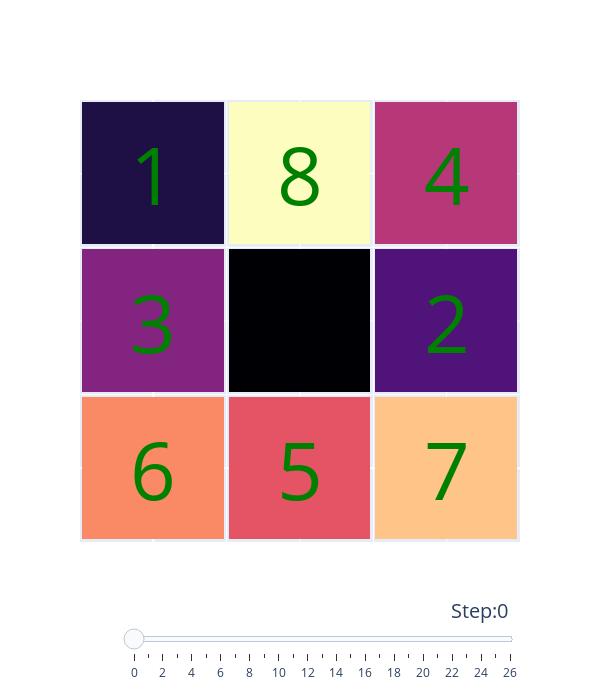

Notebook code for this chart:
### Code cell
while True:
    iplot(fig)
    time.sleep(600*len(l)//1000+1)
    clear_output(wait=True)

### Figure 1 — Plotly figure (JSON) as saved in the notebook; plotly's stock layout.template omitted (floating-point values rounded to 4 significant figures)
{"data": [{"colorscale": [[0, "#000004"], [0.1111, "#180f3d"], [0.2222, "#440f76"], [0.3333, "#721f81"], [0.4444, "#9e2f7f"], [0.5556, "#cd4071"], [0.6667, "#f1605d"], [0.7778, "#fd9668"], [0.8889, "#feca8d"], [1, "#fcfdbf"]], "showscale": false, "type": "heatmap", "x": [0, 1, 2], "xgap": 5, "y": [0, 1, 2], "ygap": 5, "z": [[6, 5, 7], [3, 0, 2], [1, 8, 4]]}], "layout": {"annotations": [{"font": {"color": "green", "size": 80}, "showarrow": false, "text": "6", "x": 0, "xref": "x", "y": 0, "yref": "y"}, {"font": {"color": "green", "size": 80}, "showarrow": false, "text": "5", "x": 1, "xref": "x", "y": 0, "yref": "y"}, {"font": {"color": "green", "size": 80}, "showarrow": false, "text": "7", "x": 2, "xref": "x", "y": 0, "yref": "y"}, {"font": {"color": "green", "size": 80}, "showarrow": false, "text": "3", "x": 0, "xref": "x", "y": 1, "yref": "y"}, {"font": {"color": "green", "size": 80}, "showarrow": false, "text": "", "x": 1, "xref": "x", "y": 1, "yref": "y"}, {"font": {"color": "green", "size": 80}, "showarrow": false, "text": "2", "x": 2, "xref": "x", "y": 1, "yref": "y"}, {"font": {"color": "green", "size": 80}, "showarrow": false, "text": "1", "x": 0, "xref": "x", "y": 2, "yref": "y"}, {"font": {"color": "green", "size": 80}, "showarrow": false, "text": "8", "x": 1, "xref": "x", "y": 2, "yref": "y"}, {"font": {"color": "green", "size": 80}, "showarrow": false, "text": "4", "x": 2, "xref": "x", "y": 2, "yref": "y"}], "height": 700, "sliders": [{"active": 0, "currentvalue": {"font": {"size": 20}, "prefix": "Step:", "visible": true, "xanchor": "right"}, "len": 0.9, "pad": {"b": 10, "t": 50}, "steps": [{"args": [[0], {"frame": {"duration": 300, "redraw": true}, "mode": "immediate", "transition": {"duration": 300}}], "label": "0", "method": "animate"}, {"args": [[1], {"frame": {"duration": 300, "redraw": true}, "mode": "immediate", "transition": {"duration": 300}}], "label": "1", "method": "animate"}, {"args": [[2], {"frame": {"duration": 300, "redraw": true}, "mode": "immediate", "transition": {"duration": 300}}], "label": "2", "method": "animate"}, {"args": [[3], {"frame": {"duration": 300, "redraw": true}, "mode": "immediate", "transition": {"duration": 300}}], "label": "3", "method": "animate"}, {"args": [[4], {"frame": {"duration": 300, "redraw": true}, "mode": "immediate", "transition": {"duration": 300}}], "label": "4", "method": "animate"}, {"args": [[5], {"frame": {"duration": 300, "redraw": true}, "mode": "immediate", "transition": {"duration": 300}}], "label": "5", "method": "animate"}, {"args": [[6], {"frame": {"duration": 300, "redraw": true}, "mode": "immediate", "transition": {"duration": 300}}], "label": "6", "method": "animate"}, {"args": [[7], {"frame": {"duration": 300, "redraw": true}, "mode": "immediate", "transition": {"duration": 300}}], "label": "7", "method": "animate"}, {"args": [[8], {"frame": {"duration": 300, "redraw": true}, "mode": "immediate", "transition": {"duration": 300}}], "label": "8", "method": "animate"}, {"args": [[9], {"frame": {"duration": 300, "redraw": true}, "mode": "immediate", "transition": {"duration": 300}}], "label": "9", "method": "animate"}, {"args": [[10], {"frame": {"duration": 300, "redraw": true}, "mode": "immediate", "transition": {"duration": 300}}], "label": "10", "method": "animate"}, {"args": [[11], {"frame": {"duration": 300, "redraw": true}, "mode": "immediate", "transition": {"duration": 300}}], "label": "11", "method": "animate"}, {"args": [[12], {"frame": {"duration": 300, "redraw": true}, "mode": "immediate", "transition": {"duration": 300}}], "label": "12", "method": "animate"}, {"args": [[13], {"frame": {"duration": 300, "redraw": true}, "mode": "immediate", "transition": {"duration": 300}}], "label": "13", "method": "animate"}, {"args": [[14], {"frame": {"duration": 300, "redraw": true}, "mode": "immediate", "transition": {"duration": 300}}], "label": "14", "method": "animate"}, {"args": [[15], {"frame": {"duration": 300, "redraw": true}, "mode": "immediate", "transition": {"duration": 300}}], "label": "15", "method": "animate"}, {"args": [[16], {"frame": {"duration": 300, "redraw": true}, "mode": "immediate", "transition": {"duration": 300}}], "label": "16", "method": "animate"}, {"args": [[17], {"frame": {"duration": 300, "redraw": true}, "mode": "immediate", "transition": {"duration": 300}}], "label": "17", "method": "animate"}, {"args": [[18], {"frame": {"duration": 300, "redraw": true}, "mode": "immediate", "transition": {"duration": 300}}], "label": "18", "method": "animate"}, {"args": [[19], {"frame": {"duration": 300, "redraw": true}, "mode": "immediate", "transition": {"duration": 300}}], "label": "19", "method": "animate"}, {"args": [[20], {"frame": {"duration": 300, "redraw": true}, "mode": "immediate", "transition": {"duration": 300}}], "label": "20", "method": "animate"}, {"args": [[21], {"frame": {"duration": 300, "redraw": true}, "mode": "immediate", "transition": {"duration": 300}}], "label": "21", "method": "animate"}, {"args": [[22], {"frame": {"duration": 300, "redraw": true}, "mode": "immediate", "transition": {"duration": 300}}], "label": "22", "method": "animate"}, {"args": [[23], {"frame": {"duration": 300, "redraw": true}, "mode": "immediate", "transition": {"duration": 300}}], "label": "23", "method": "animate"}, {"args": [[24], {"frame": {"duration": 300, "redraw": true}, "mode": "immediate", "transition": {"duration": 300}}], "label": "24", "method": "animate"}, {"args": [[25], {"frame": {"duration": 300, "redraw": true}, "mode": "immediate", "transition": {"duration": 300}}], "label": "25", "method": "animate"}, {"args": [[26], {"frame": {"duration": 300, "redraw": true}, "mode": "immediate", "transition": {"duration": 300}}], "label": "26", "method": "animate"}], "transition": {"duration": 300, "easing": "cubic-in-out"}, "x": 0.1, "xanchor": "left", "y": 0, "yanchor": "top"}], "width": 600, "xaxis": {"showticklabels": false}, "yaxis": {"showticklabels": false}}}
